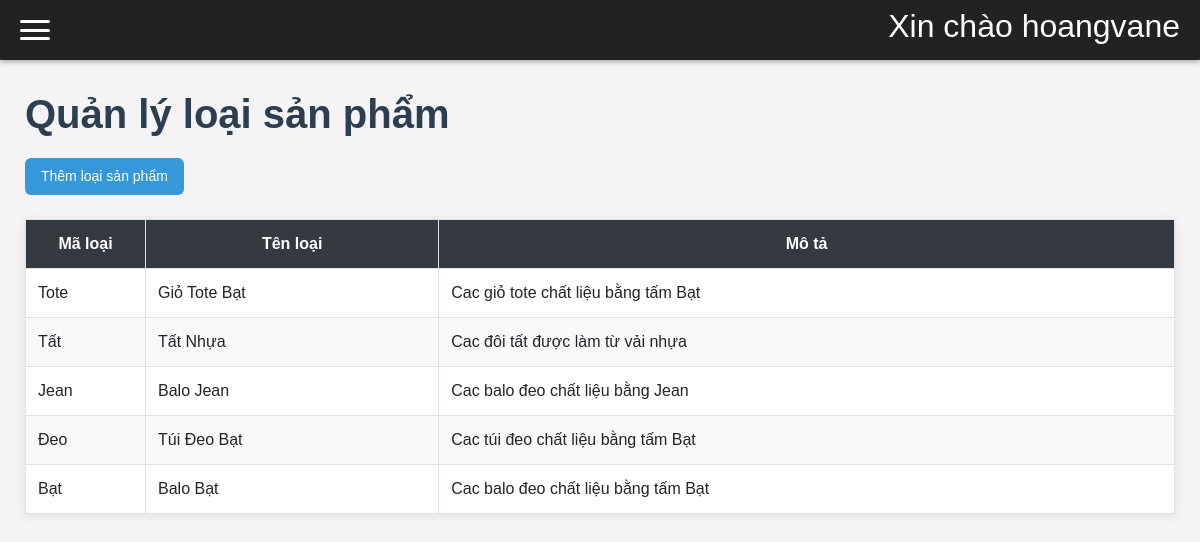
The app's page /admin.php?page=category (signed in) with its own data.
### tables this page shows
CREATE TABLE loai(
    maloai varchar(20) primary key not null,
    tenloai varchar(20) not null unique,
    mota varchar(225) not null
);

### category.php (the view, shortened to what this page needs)
<?php
require_once 'db.php';
$sql = "SELECT * FROM loai ORDER BY maloai DESC";
$result = mysqli_query($conn, $sql);
?>
<!DOCTYPE html>
<html lang="vi">
<head>
    <link href="https://cdn.jsdelivr.net/npm/bootstrap@5.3.3/dist/css/bootstrap.min.css" rel="stylesheet">
</head>
<body>
        <h1>Quản lý loại sản phẩm</h1>
        <button type="button" class="btn-filter" data-bs-toggle="modal" data-bs-target="#addCategoryModal">
            Thêm loại sản phẩm
        </button>
        <table id="main-table">
            <thead>
                <tr>
                    <th style="width: 120px;">Mã loại</th>
                    <th>Tên loại</th>
                    <th>Mô tả</th>
                </tr>
            </thead>
            <tbody>
                <?php if (mysqli_num_rows($result) > 0): ?>
                    <?php while ($row = mysqli_fetch_assoc($result)): ?>
                        <tr>
                            <td data-label="Mã loại"><?= htmlspecialchars($row['maloai']) ?></td>
                            <td data-label="Tên loại"><?= htmlspecialchars($row['tenloai']) ?></td>
                            <td data-label="Mô tả"><?= htmlspecialchars($row['mota'] ?: '<em>Không có mô tả</em>') ?></td>
                        </tr>
                    <?php endwhile; ?>
                <?php else: ?>
                    <tr>
                        <td colspan="3" class="text-center py-4">Chưa có loại sản phẩm nào</td>
                    </tr>
                <?php endif; ?>
            </tbody>
        </table>
</body>
</html>

### admin.php (style rules this page uses)
* { margin: 0; padding: 0; box-sizing: border-box; }
body { font-family: Arial, sans-serif; background: #f4f4f4; min-height: 100vh; }

### category.php (style rules this page uses)
body { font-family: Arial, sans-serif; background: #f4f4f4; min-height: 100vh; margin: 0; }
h1 { color: #2c3e50; margin-bottom: 20px; font-weight: bold; }
.btn-filter { display: inline-block; padding: 8px 16px; background: #3498db; color: white; border-radius: 6px; text-decoration: none; font-size: 14px; transition: 0.2s; border: none; cursor: pointer; }
table { width: 100%; border-collapse: collapse; background: white; box-shadow: 0 2px 10px rgba(0,0,0,0.08); margin-top: 1.5rem; }
table th, table td { padding: 12px; text-align: left; border: 1px solid #dee2e6; vertical-align: middle; }
table th { background: #343a40; color: white; text-align: center; }
table tr:nth-child(even) { background: #f8f9fa; }

### records on screen
loai: maloai "Tote", tenloai "Giỏ Tote Bạt", mota "Cac giỏ tote chất liệu bằng tấm Bạt"
loai: maloai "Tất", tenloai "Tất Nhựa", mota "Cac đôi tất được làm từ vải nhựa"
loai: maloai "Jean", tenloai "Balo Jean", mota "Cac balo đeo chất liệu bằng Jean"
loai: maloai "Đeo", tenloai "Túi Đeo Bạt", mota "Cac túi đeo chất liệu bằng tấm Bạt"
loai: maloai "Bạt", tenloai "Balo Bạt", mota "Cac balo đeo chất liệu bằng tấm Bạt"

### other values on screen
$_SESSION['admin'] "hoangvane"
